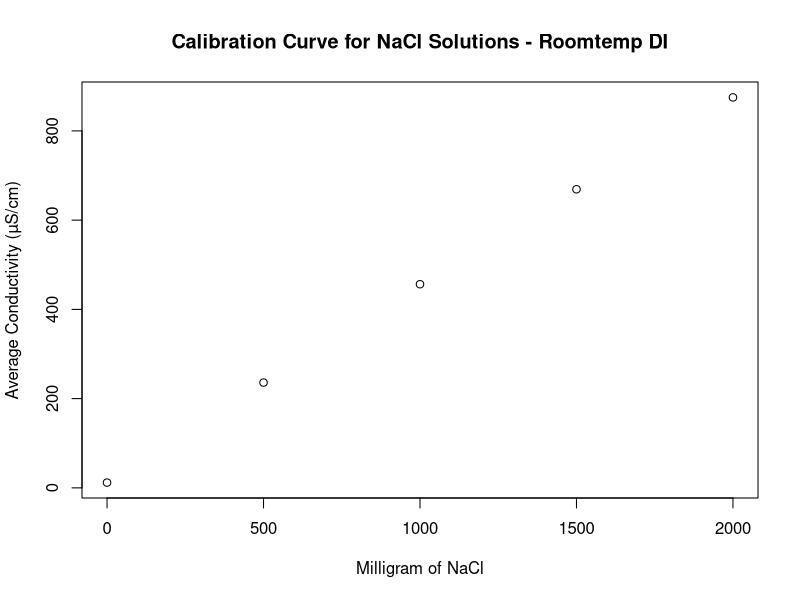
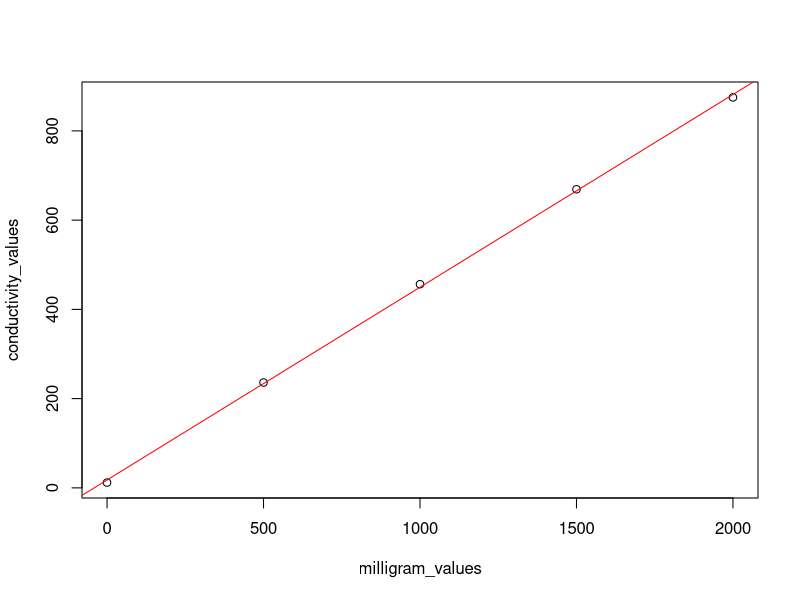
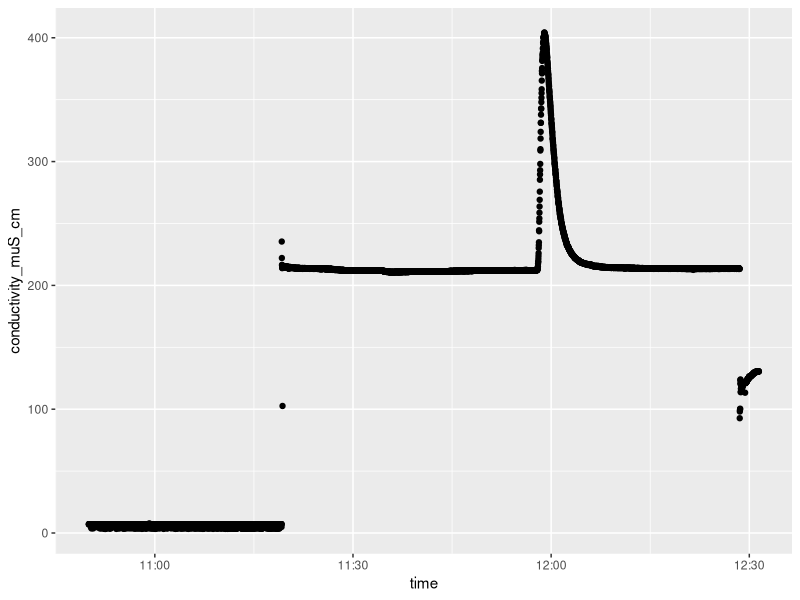
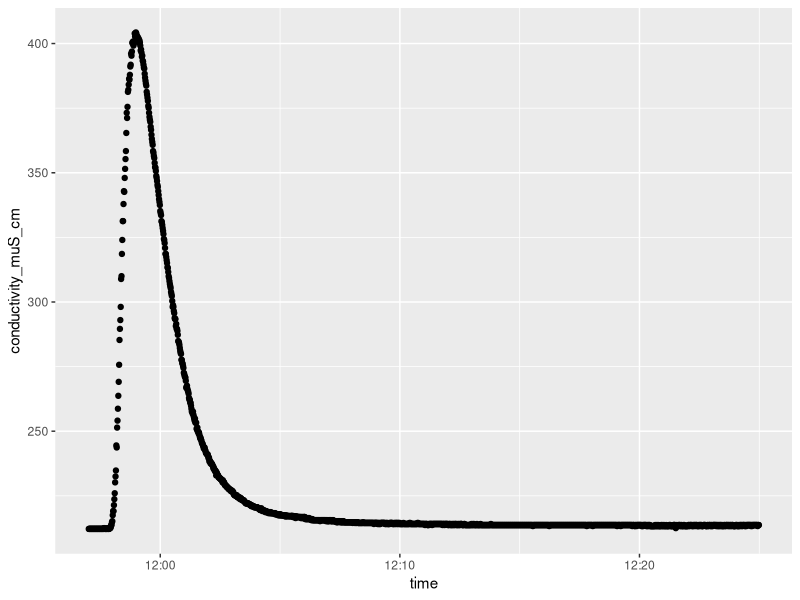
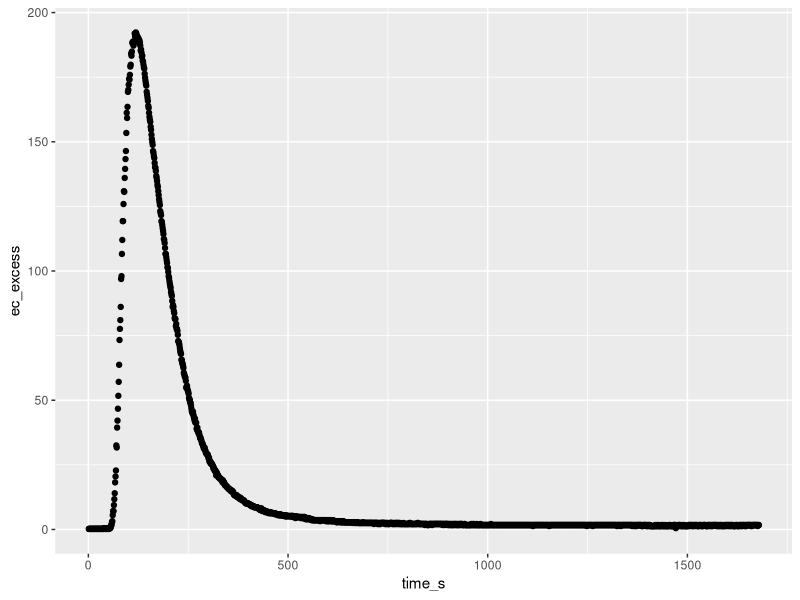

The R script that drew these images, in order:
## ---- chunk 1
#| output: false
#uncomment any of these that you don't already have installed
#install.packages("tidyverse") 
#install.packages("hms")
#install.packages("pracma")
#install.packages("knitr")

# Load in the packages
library(tidyverse)
library(hms)
library(pracma)
library(knitr)
## ---- chunk 2
#| warning: false
# create a new dataframe by reading in the csv file DI_roomtemp_intervals_test2.csv
cal <- read_csv("DI_roomtemp_intervals_test2.csv", show_col_types = FALSE)

head(cal)
## ---- chunk 3
#| warning: false
#re-read in the csv with better data organization
cal <- read_csv("DI_roomtemp_intervals_test2.csv",
                skip = 1,
                col_select = 2:4,
                show_col_types = FALSE)

head(cal)
## ---- chunk 4
#Clean up column names
colnames(cal)[1] <- "time"
colnames(cal)[2] <- "conductivity_muS_cm"
colnames(cal)[3] <- "temperature_C"

kable(head(cal)) #better way to see the columns
## ---- chunk 5
str(cal)
## ---- chunk 6
# convert time column to datetime
cal$time <- as.POSIXct(cal$time, format = "%m/%d/%y %I:%M:%S %p")
cal$time_only <- as_hms(cal$time)
## ---- chunk 7
summary(cal)
## ---- chunk 8
str(cal)
## ---- chunk 9
#calculate average conductivity from 11:34 to 11:38
# this is 0 g added salt
cal_subset <- cal[
  cal$time_only >= as_hms("11:34:00") & 
  cal$time_only <= as_hms("11:38:00"), ]
avg_0g <- mean(cal_subset$conductivity_muS_cm, na.rm = TRUE)
## ---- chunk 10
#repeat for 11:43 to 11:46
#this is 0.5 g of added salt
cal_subset <- cal[
  cal$time_only >= as_hms("11:43:00") & 
  cal$time_only <= as_hms("11:46:00"), ]
avg_500mg <- mean(cal_subset$conductivity_muS_cm, na.rm = TRUE)
## ---- chunk 11
#repeat for 11:50 to 11:53
#this is 1.0 g of added salt
cal_subset <- cal[
  cal$time_only >= as_hms("11:50:00") & 
  cal$time_only <= as_hms("11:53:00"), ]
avg_1000mg <- mean(cal_subset$conductivity_muS_cm, na.rm = TRUE)
## ---- chunk 12
#repeat for 11:56 to 11:59
#this is 1.5 g of added salt
cal_subset <- cal[
  cal$time_only >= as_hms("11:56:00") & 
  cal$time_only <= as_hms("11:59:00"), ]
avg_1500mg <- mean(cal_subset$conductivity_muS_cm, na.rm = TRUE)
## ---- chunk 13
# repeat for 12:02 to 12:05
#this is 2.0 g of added salt
cal_subset <- cal[
  cal$time_only >= as_hms("12:02:00") & 
  cal$time_only <= as_hms("12:05:00"), ]
avg_2000mg <- mean(cal_subset$conductivity_muS_cm, na.rm = TRUE)
## ---- chunk 14
print(c(avg_0g, avg_500mg, avg_1000mg, avg_1500mg, avg_2000mg))
## ---- chunk 15
milligram_values <- c(0, 500, 1000, 1500, 2000) #put the salt values into a list
conductivity_values <- c(avg_0g, avg_500mg, avg_1000mg, avg_1500mg, avg_2000mg) #use the average conductivity values we generated earlier and put them into a list
plot(milligram_values, conductivity_values, #use plot() since we are just working with basic x and y variables that are not in the same dataframe
     xlab = "Milligram of NaCl", 
     ylab = "Average Conductivity (µS/cm)",
     main = "Calibration Curve for NaCl Solutions - Roomtemp DI")
## ---- chunk 16
#Linear regression for data
plot(milligram_values, conductivity_values)
model <- lm(conductivity_values ~ milligram_values)
abline(model, col = "red")
## ---- chunk 17
coef(model)
## ---- chunk 18
#pull out slope and intercept
slope <- coef(model)[2] #pulls out just slope
intercept <- coef(model)[1] #pulls out just intercept
## ---- chunk 19
summary(model)
## ---- chunk 20
print(slope)
print(intercept)
## ---- chunk 21
#display slope and intercept
cat("Slope:", slope, "\n")
cat("Intercept:", intercept, "\n")
## ---- chunk 22
ec_data = read_csv("BC_EC_20260130.csv", 
                   skip = 1,
                   col_select = 2:4)

colnames(ec_data)[1] <- "time"
colnames(ec_data)[2] <- "conductivity_muS_cm"
colnames(ec_data)[3] <- "temperature_C"
## ---- chunk 23
ec_data$time <- as.POSIXct(ec_data$time, format = "%m/%d/%y %I:%M:%S %p")
ec_data$time_only <- as_hms(ec_data$time)
## ---- chunk 24
kable(head(ec_data))
## ---- chunk 25
# Information from the metadata sheet
mass <- 600

inj_time <- "11:57:00"

end_time <- "12:25:00"

probe_in_time <- "11:45:00"
## ---- chunk 26
ec_data |>
  ggplot(aes(x = time, y = conductivity_muS_cm)) +
  geom_point()
## ---- chunk 27
injection_window <- ec_data |>
  filter(
    time_only > as_hms(inj_time) &
      time_only < as_hms(end_time)
  )
## ---- chunk 28
injection_window |>
  ggplot(aes(x = time, y = conductivity_muS_cm)) +
  geom_point()
## ---- chunk 29
background_window <- ec_data |>
  filter(
    time_only > as_hms(probe_in_time) &
      time_only < as_hms(inj_time)
  )
## ---- chunk 30
avg_background <- mean(background_window$conductivity_muS_cm, na.rm = TRUE)

print(avg_background)
## ---- chunk 31
injection_window <- injection_window |>
  mutate(ec_excess = conductivity_muS_cm - avg_background) |> # create new column called ec_excess
  mutate(ec_excess = ifelse(ec_excess < 0, 0, ec_excess)) # this avoids any negative values
## ---- chunk 32
injection_window <- injection_window |>
  mutate(time_s = row_number())
## ---- chunk 33
injection_window |>
  ggplot(aes(x = time_s, y = ec_excess)) +
  geom_point()
## ---- chunk 34
#calculate concentration
injection_window <- injection_window |>
  mutate(NaCl = (ec_excess - 17.7321) / 0.4319 / 5000)

#replace any negative values with 0
injection_window <- injection_window |>
  mutate(NaCl = ifelse(NaCl < 0, 0, NaCl))
## ---- chunk 35
# trapezoid integration
injection_window <- injection_window |>
  mutate(
    IntC_s1 = NaCl + lag(NaCl, default = 0),  # sum of consecutive points
    IntC = cumsum(IntC_s1 * 0.5 * 1),     # trapezoid integration (g/L * time)
    recovery = IntC / max(IntC)     # fraction of total tracer recovered
  )
## ---- chunk 36
Q <- mass / max(injection_window$IntC)

print(Q)
